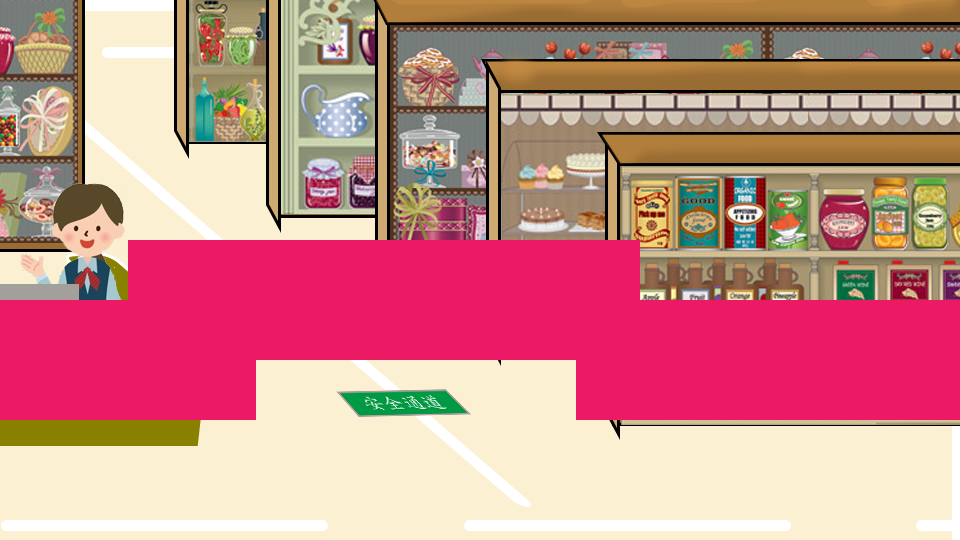

The image is a tile-based game level rendered from a .tmx file. Its description and source (layers, tilesets, objects; grid data summarised) follow:
An orthogonal 15x9 tile map with 64x60 px tiles, 2 tile layers (first, peng2), 2 tilesets and 2 objects (hero, herbad2).

<map version="1.0" orientation="orthogonal" renderorder="right-down" width="15" height="9" tilewidth="64" tileheight="60">
 <tileset firstgid="1" name="back" tilewidth="64" tileheight="60">
  <image source="shop.png" width="960" height="540" />
 </tileset>
 <tileset firstgid="136" name="Cillidable" tilewidth="64" tileheight="60">
  <image source="Cillidable.png" width="128" height="60" />
  <tile id="1">
   <properties>
    <property name="collidable" value="true" />
   </properties>
  </tile>
 </tileset>
 <layer name="first" width="15" height="9">
  <data>[135 cells, 135 non-empty, 135 distinct tile ids]</data>
 </layer>
 <layer name="peng2" width="15" height="9">
  <properties>
   <property name="Cillidable" value="true" />
  </properties>
  <data>[135 cells, 33 non-empty, 1 distinct tile ids]</data>
 </layer>
 <objectgroup name="people2">
  <object name="hero" x="40" y="457" width="77" height="53" />
  <object name="herbad2" x="712" y="455" width="109" height="50" />
 </objectgroup>
</map>
